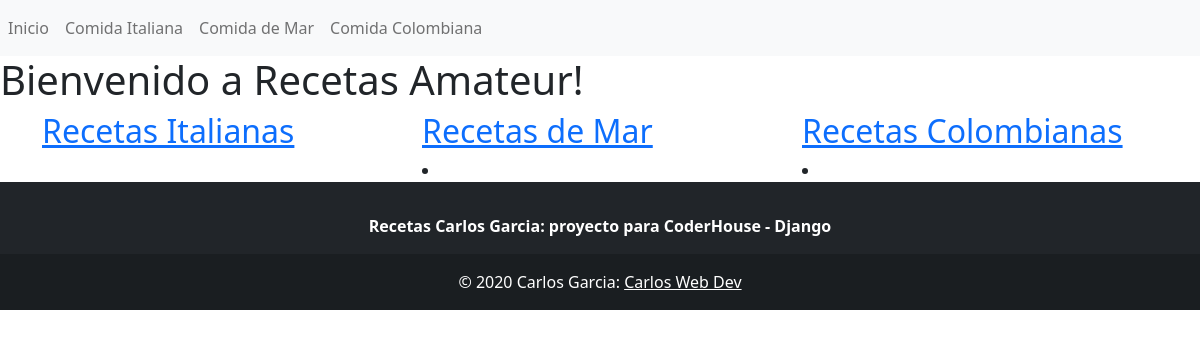
The app's page /, older data.
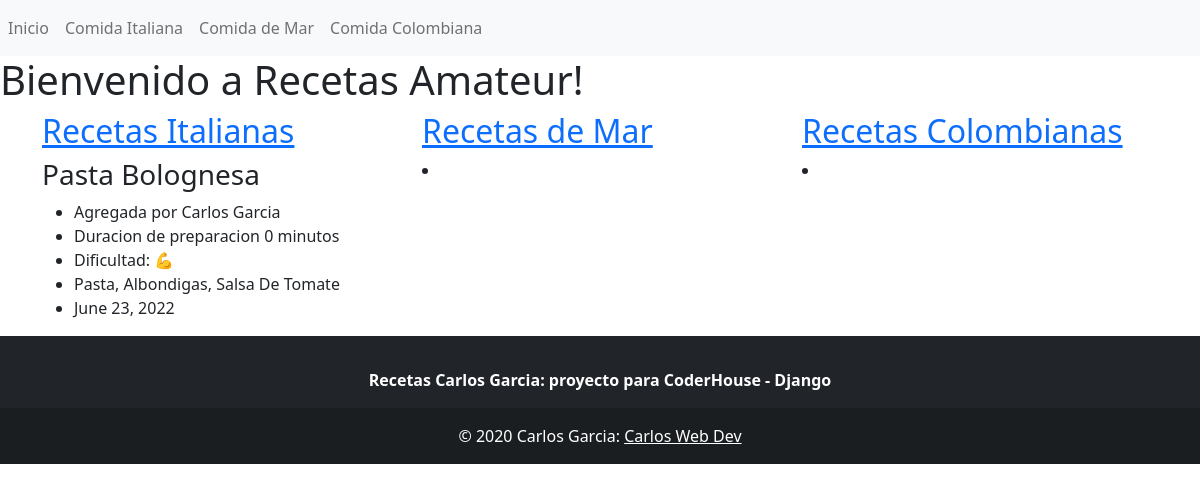
The same page, newer data.
### my_app/models.py (models this page shows, shortened)
class RecetasItalianas(models.Model):
    nombre_plato = models.CharField(max_length=30, unique=True, null=False)
    tiempo_cocina = models.IntegerField(unique=False, null=False, validators=[MinValueValidator(30), MaxValueValidator(24)])
    ingredientes = models.CharField(max_length=100 ,unique=False, null=False)
    autor = models.CharField(max_length=30, unique=False, null=False)
    dificultad = models.IntegerField(unique=False, null=False, validators=[MinValueValidator(1), MaxValueValidator(5)])
    fecha_agregada = models.DateField(unique=False, null=False)

### my_app/views.py (the view)
# urls.py: path('', views.home, name='home'),
def home(request):
    recetas_italianas = models.RecetasItalianas.objects.all()
    recetas_mar = models.RecetasMar.objects.all()
    recetas_colombianas = models.RecetasColombianas.objects.all()
    context = {
        'italianas': recetas_italianas,
        'mar': recetas_mar,
        'colombianas': recetas_colombianas
    }
    return render(request, f'{path_template}{templates_my_app[0]}', context=context)

### my_app/templates/my_app/index.html
{% extends 'my_app/base.html' %}
{% block content %}
<div>
    <h1>Bienvenido a Recetas Amateur!</h1>
</div>
<div class="container">
    <div class="row row-cols-3">
        <div class="col-6 col-md-4">
            <h2><a href="{% url 'my_app:italiana' %}">Recetas Italianas</a></h2>
            {% for receta in italianas %}
                <h3>{{receta.nombre_plato}}</h3>
                <ul>
                <li>Agregada por {{receta.autor}}</li>
                <li>Duracion de preparacion {{receta.tiempo_cocina}} minutos</li>
                <li>Dificultad: {% if receta.dificultad == 1 %}
                    💪
                    {% elif receta.dificultad == 2 %}
                    💪 💪
                    {% elif receta.dificultad == 3 %}
                    💪 💪 💪
                    {% elif receta.dificultad == 4 %}
                    💪 💪 💪 💪
                    {% elif receta.dificultad == 5 %}
                    💪 💪 💪 💪 💪
                    {% endif %}
                </li>
                <li>{{receta.ingredientes|title}}</li>
                <li>{{receta.fecha_agregada}}</li>
                </ul>
            {% endfor %}
        </div>
        <div class="col-6 col-md-4">
            <h2><a href="{% url 'my_app:mar' %}">Recetas de Mar</a></h2>
            <li>
            </li>
        </div>
        <div class="col-6 col-md-4">
            <h2><a href="{% url 'my_app:colombiana' %}">Recetas Colombianas</a></h2>
            <li>
            </li>
        </div>
    </div>
</div>
{% endblock %}

### my_app/templates/my_app/base.html (shortened to what this page needs)
<!DOCTYPE html>
<html lang="en">
<head>
    <link href="https://cdn.jsdelivr.net/npm/bootstrap@5.2.0-beta1/dist/css/bootstrap.min.css" rel="stylesheet"
>
</head>
<nav class="navbar navbar-expand-lg navbar-light bg-light">
    <div class="collapse navbar-collapse" id="navbarNavDropdown">
      <ul class="navbar-nav">
        <li class="nav-item active">
          <a class="nav-link" href="{% url 'my_app:home'%}">Inicio </a>
        </li>
        <li class="nav-item">
          <a class="nav-link" href="{% url 'my_app:italiana' %}">Comida Italiana</a>
        </li>
        <li class="nav-item">
          <a class="nav-link" href="{% url 'my_app:mar' %}">Comida de Mar</a>
        </li>
        <li class="nav-item">
          <a class="nav-link" href="{% url 'my_app:colombiana' %}">Comida Colombiana</a>
        </li>
      </ul>
    </div>
  </nav>
<body>
  {% block content %}
  {% endblock %}
</body>
<footer class="bg-dark text-center text-white">
  <div class="container p-4 pb-0">
    <section class="">
        <div class="row d-flex justify-content-center">
          <div class="col-auto">
            <p class="pt-2">
              <strong>Recetas Carlos Garcia: proyecto para CoderHouse - Django</strong>
            </p>
          </div>
        </div>
    </section>
  </div>
  <div class="text-center p-3" style="background-color: rgba(0, 0, 0, 0.2);">
    © 2020 Carlos Garcia:
    <a class="text-white" href="https://github.com/CarlosGarciaWeb">Carlos Web Dev</a>
  </div>
</footer>
</html>

Row changes from the older to the newer data that the page shows:
added RecetasItalianas: nombre_plato "Pasta Bolognesa", autor "Carlos Garcia", tiempo_cocina "0", ingredientes "Pasta, Albondigas, Salsa De Tomate", fecha_agregada "June 23, 2022"
